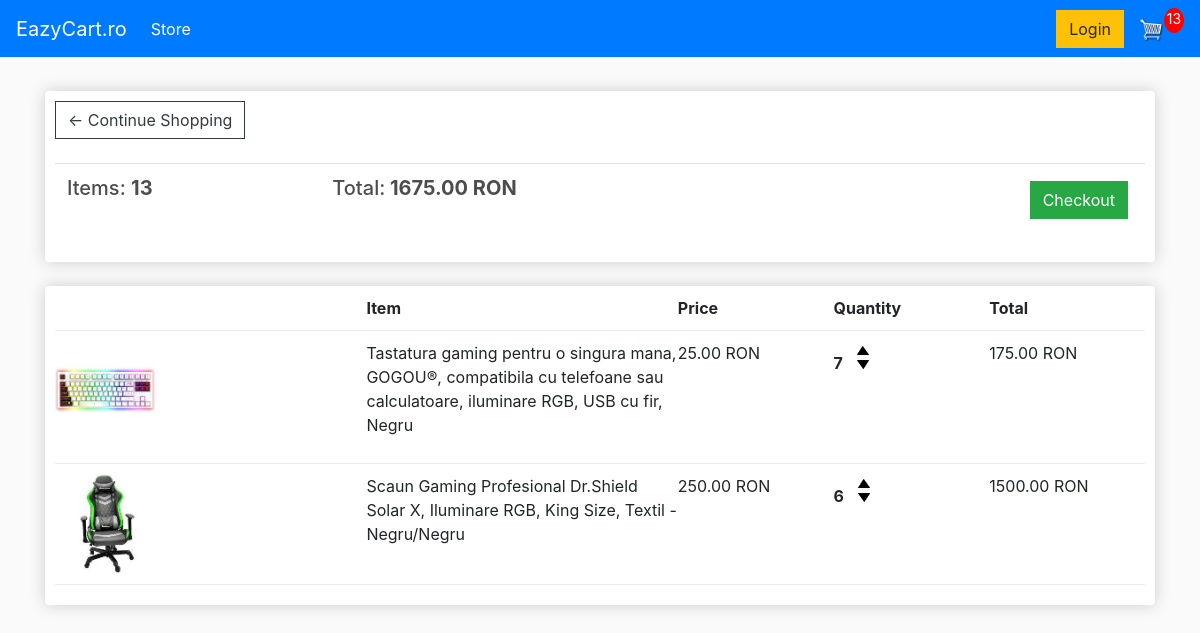
The app's page /cart/ (signed in), older data.
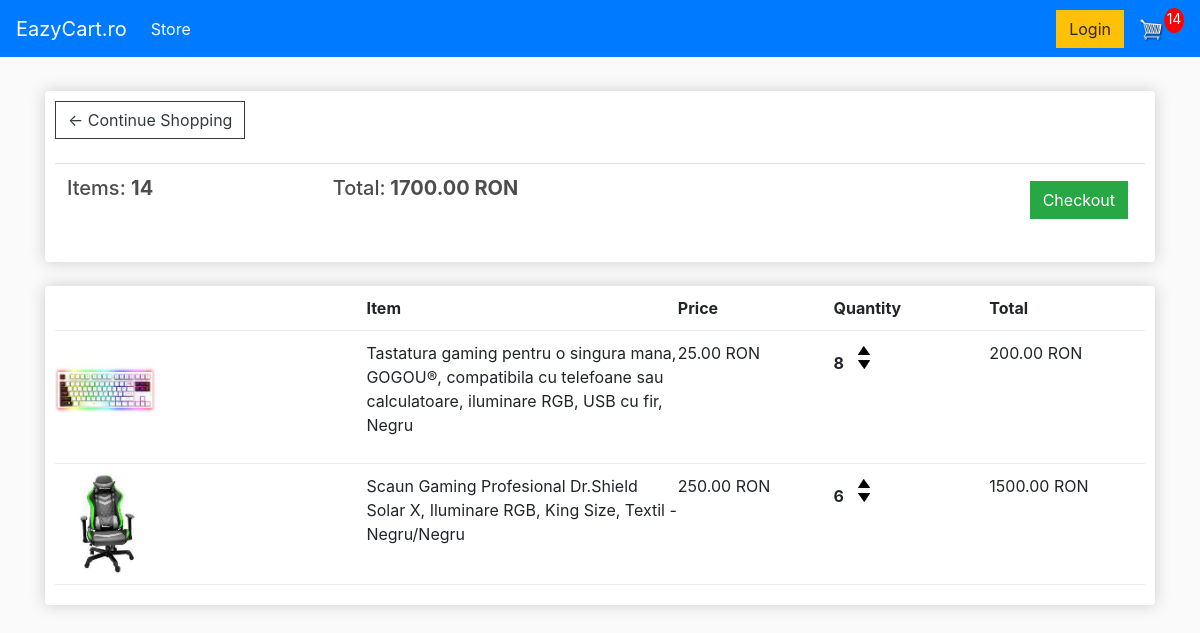
The same page, newer data.
### store/models.py (models this page shows, shortened)
class Order(models.Model):
    customer       = models.ForeignKey(Customer, on_delete=models.SET_NULL, null=True, blank=True)
    date_ordered   = models.DateTimeField(auto_now_add=True)
    complete       = models.BooleanField(default=False)
    transaction_id = models.CharField(max_length=200, null=True)
    @property
    def get_cart_total(self):
        orderitems=self.orderitem_set.all()
        total = sum([item.get_total for item in orderitems])
        return total
    @property
    def get_cart_items(self):
        orderitems=self.orderitem_set.all()
        total = sum([item.quantity for item in orderitems])
        return total

class OrderItem(models.Model):
    order     = models.ForeignKey(Order, on_delete=models.SET_NULL, null=True)
    product   = models.ForeignKey(Product, on_delete=models.SET_NULL, null=True)
    quantity  = models.IntegerField(default=0, null=True, blank=True)
    date_aded = models.DateTimeField(auto_now_add=True)
    @property
    def get_total(self):
        total=self.product.price * self.quantity
        return total

class Product(models.Model):
    name    = models.CharField(max_length=200)
    price   = models.FloatField()
    digital = models.BooleanField(default=False, null=True, blank=True)
    image=models.ImageField(null=True, blank=True)
    @property
    def imageURL(self):
        try :
            url=self.image.url
        except:
            url = ''
        return url

### store/views.py (the view)
# urls.py: path('cart/', views.cart, name="cart"),
def cart(request):
    if request.user.is_authenticated:
        customer = request.user.customer
        order, created = Order.objects.get_or_create(customer=customer, complete=False)
        items = order.orderitem_set.all()
        cartItems = order.get_cart_items
    else:
        items = []
        order = {'get_cart_total': 0, 'get_cart_items': 0, 'shipping':False}
        cartItems = order['get_cart_items']
    context = {'order': order, 'items': items, 'cartItems':cartItems }
    return render(request, 'store/cart.html', context)

### store/Templates/store/Cart.html
{% extends 'store/main.html' %}
{% load static %}
{% block content %}
    <div class="row">
        <div class="col-lg-12">
            <div class="box-element">
                <a class="btn btn-outline-dark" href="{% url 'store' %}">&#x2190; Continue Shopping</a>
                <br>
                <br>
                <table class="table">
                    <tr>
                        <th><h5>Items: <strong>{{ order.get_cart_items }}</strong></h5></th>
                        <th><h5>Total:<strong> {{ order.get_cart_total|floatformat:2 }} RON</strong></h5></th>
                        <th>
                            <a style="float:right; margin:5px;" class="btn btn-success" href="{% url 'checkout' %}">Checkout</a>
                        </th>
                    </tr>
                </table>
            </div>
            <br>
            <div class="box-element">
                <div class="cart-row">
                    <div style="flex:2"></div>
                    <div style="flex:2"><strong>Item</strong></div>
                    <div style="flex:1"><strong>Price</strong></div>
                    <div style="flex:1"><strong>Quantity</strong></div>
                    <div style="flex:1"><strong>Total</strong></div>
                </div>
                {% for item in items %}
                    {% with product=item.product %}
                        <div class="cart-row">
                            <div style="flex:2"><img class="row-image" src="{{ product.imageURL }}"></div>
                            <div style="flex:2"><p>{{ product.name }}</p></div>
                            <div style="flex:1"><p>{{ product.price|floatformat:2 }} RON</p></div>
                            <div style="flex:1">
                                <p class="quantity">{{ item.quantity }}</p>
                                <div class="quantity">
                                    <img data-product={{item.product.id}} data-action="add"  class="chg-quantity update-cart" src="{% static 'images/arrow-up.png' %}">
                                    <img data-product={{item.product.id}} data-action="remove"  class="chg-quantity update-cart" src="{% static 'images/arrow-down.png' %}">
                                </div>
                            </div>
                            <div style="flex:1"><p>{{ item.get_total|floatformat:2 }} RON</p></div>
                        </div>
                    {% endwith %}
                {% endfor %}
            </div>
        </div>
    </div>
{% endblock content %}

Row changes from the older to the newer data that the page shows:
changed through a linked row, Order: get_cart_items "13" → "14"; get_cart_total "1675.00" → "1700.00"
changed OrderItem (number 1 of 2 on the later page): quantity "7" → "8"; get_total "175.00" → "200.00"
Text that changed along with them:
{{ cartItems }}: "13" → "14"
